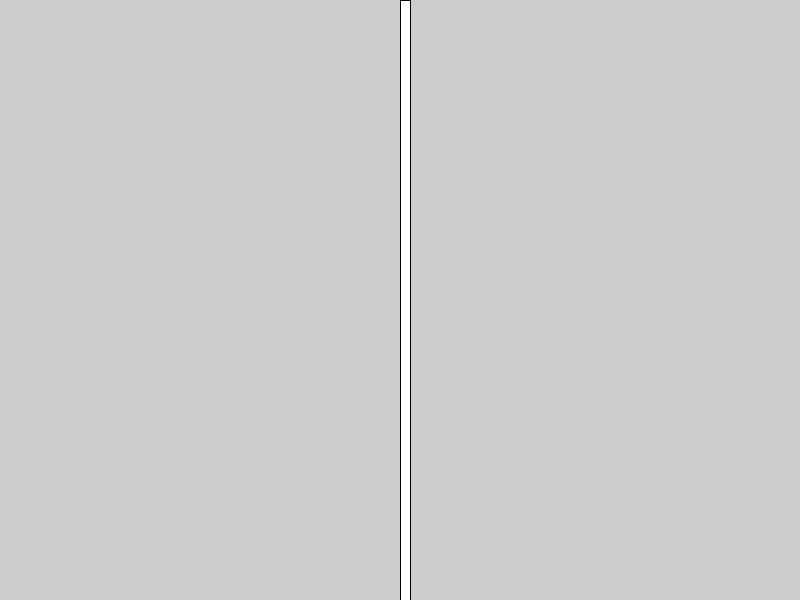
Frame 1 (no input)
Frame 60 (the mouse pressed at the canvas centre just before this capture): identical to frame 1, image omitted
Frame 120 (the mouse held since frame 60 and released just before this capture): identical to frame 1, image omitted

The Processing sketch that drew this single still picture (run headless with seeded random() and noise(); from frame 60 on, the mouse is pressed at the canvas centre):

// Processing sketch: sketch_160726a
// ── sketch_160726a.pde
float a = random(12);
float c = random(12);

void setup(){
 size(800,600); 
  
}
void draw(){
  rect(400,0,10,600);
 
  
}

   void keyPressed(){
   if(keyCode==LEFT){
     background(200);
     
  
  
     
   }else{ 
     for (float b = 0; b < a; b++) {
      
  ellipse(random(390), random(580)+10, random(10)+20, random(10)+20);
  fill(255,255,0);
  
  
  }
  
  for(float b = 0; b < c; b++) {
    ellipse(random(390)+400, random(580)+10, random(10)+20, random(10)+20);
    fill(0,0,255);
  } 
}  
   }
    void mouseClicked() {
     
   if (mouseX == 380 && a>c ) {
     background(200);
   } else if(c>a){
     background(200);
   
   }
   
    }
